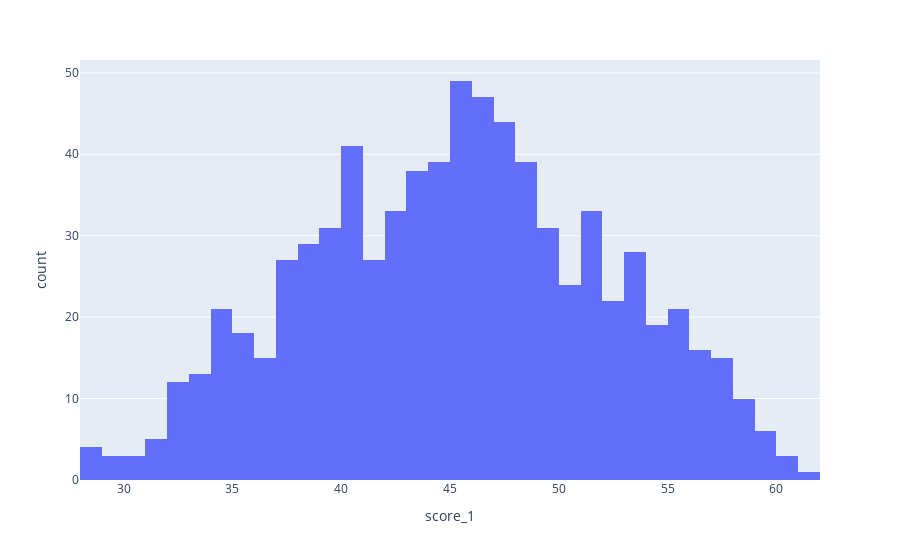

Write notebook code for a chart like this one.
### Code cell
import plotly.express as px

px.histogram(df_frag_lib, x='score_1')

### Figure 1 — Plotly figure (JSON) as saved in the notebook; plotly's stock layout.template omitted (floating-point values rounded to 4 significant figures; data arrays with more than 128 entries replaced by an {"elided": "..."} marker saying what was removed)
{"data": [{"alignmentgroup": "True", "bingroup": "x", "hovertemplate": "score_1=%{x}<br>count=%{y}<extra></extra>", "legendgroup": "", "marker": {"color": "#636efa", "pattern": {"shape": ""}}, "name": "", "offsetgroup": "", "orientation": "v", "showlegend": false, "type": "histogram", "x": {"elided": "768 float values"}, "xaxis": "x", "yaxis": "y"}], "layout": {"barmode": "relative", "legend": {"tracegroupgap": 0}, "margin": {"t": 60}, "xaxis": {"anchor": "y", "domain": [0, 1], "title": {"text": "score_1"}}, "yaxis": {"anchor": "x", "domain": [0, 1], "title": {"text": "count"}}}}
